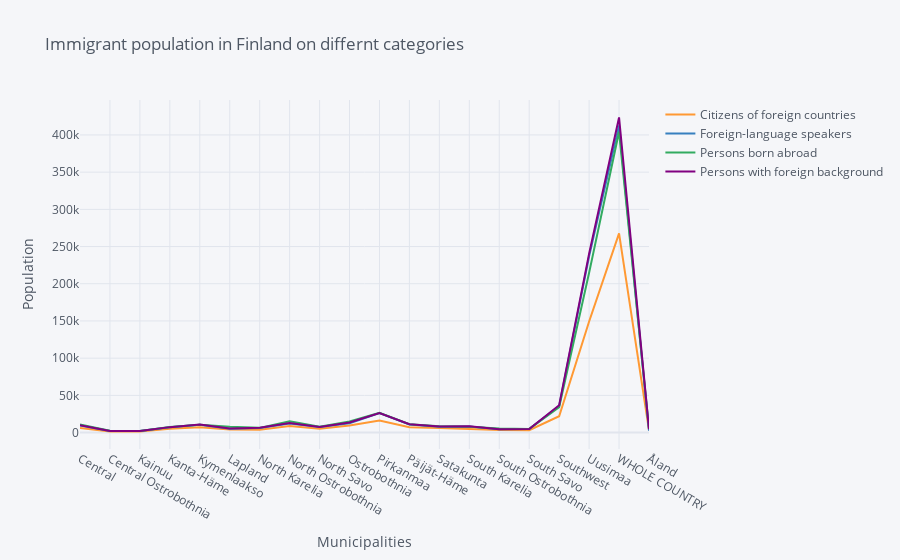

Source (notebook cell):
### Code cell
dfm2.iplot(mode='lines',x='Region',y='value',categories='Attribute',
              xTitle='Municipalities', yTitle='Population',title='Immigrant population in Finland on differnt categories')

### Figure 1 — Plotly figure (JSON) as saved in the notebook; plotly's stock layout.template omitted (floating-point values rounded to 4 significant figures)
{"data": [{"marker": {"color": "rgba(255, 153, 51, 1.0)", "line": {"width": 1.3}, "opacity": 0.8, "size": 12, "symbol": "circle"}, "mode": "lines", "name": "Citizens of foreign countries", "textfont": {"color": "#4D5663"}, "type": "scatter", "x": ["Central", "Central Ostrobothnia", "Kainuu", "Kanta-Häme", "Kymenlaakso", "Lapland", "North Karelia", "North Ostrobothnia", "North Savo", "Ostrobothnia", "Pirkanmaa", "Päijät-Häme", "Satakunta", "South Karelia", "South Ostrobothnia", "South Savo", "Southwest", "Uusimaa", "WHOLE COUNTRY", "Åland"], "y": [6309, 1537, 1395, 5206, 7218, 4102, 3909, 8908, 5091, 9634, 16329, 7134, 6280, 4974, 3344, 3241, 21913, 149253, 267629, 3421]}, {"marker": {"color": "rgba(55, 128, 191, 1.0)", "line": {"width": 1.3}, "opacity": 0.8, "size": 12, "symbol": "circle"}, "mode": "lines", "name": "Foreign-language speakers", "textfont": {"color": "#4D5663"}, "type": "scatter", "x": ["Central", "Central Ostrobothnia", "Kainuu", "Kanta-Häme", "Kymenlaakso", "Lapland", "North Karelia", "North Ostrobothnia", "North Savo", "Ostrobothnia", "Pirkanmaa", "Päijät-Häme", "Satakunta", "South Karelia", "South Ostrobothnia", "South Savo", "Southwest", "Uusimaa", "WHOLE COUNTRY", "Åland"], "y": [9531, 2038, 2090, 7221, 10496, 5038, 6249, 12358, 7506, 12665, 26166, 10994, 7927, 8092, 4344, 4862, 35809, 236959, 412644, 2621]}, {"marker": {"color": "rgba(50, 171, 96, 1.0)", "line": {"width": 1.3}, "opacity": 0.8, "size": 12, "symbol": "circle"}, "mode": "lines", "name": "Persons born abroad", "textfont": {"color": "#4D5663"}, "type": "scatter", "x": ["Central", "Central Ostrobothnia", "Kainuu", "Kanta-Häme", "Kymenlaakso", "Lapland", "North Karelia", "North Ostrobothnia", "North Savo", "Ostrobothnia", "Pirkanmaa", "Päijät-Häme", "Satakunta", "South Karelia", "South Ostrobothnia", "South Savo", "Southwest", "Uusimaa", "WHOLE COUNTRY", "Åland"], "y": [10731, 2626, 2283, 7359, 10377, 7701, 6357, 15377, 7879, 14905, 26511, 11135, 8640, 8000, 5406, 4925, 34140, 214768, 404179, 5497]}, {"marker": {"color": "rgba(128, 0, 128, 1.0)", "line": {"width": 1.3}, "opacity": 0.8, "size": 12, "symbol": "circle"}, "mode": "lines", "name": "Persons with foreign background", "textfont": {"color": "#4D5663"}, "type": "scatter", "x": ["Central", "Central Ostrobothnia", "Kainuu", "Kanta-Häme", "Kymenlaakso", "Lapland", "North Karelia", "North Ostrobothnia", "North Savo", "Ostrobothnia", "Pirkanmaa", "Päijät-Häme", "Satakunta", "South Karelia", "South Ostrobothnia", "South Savo", "Southwest", "Uusimaa", "WHOLE COUNTRY", "Åland"], "y": [9807, 2123, 2154, 7337, 10770, 5519, 6389, 12744, 7664, 13614, 26384, 11285, 8117, 8351, 4591, 4945, 36828, 240435, 423494, 4758]}], "layout": {"legend": {"bgcolor": "#F5F6F9", "font": {"color": "#4D5663"}}, "paper_bgcolor": "#F5F6F9", "plot_bgcolor": "#F5F6F9", "title": {"font": {"color": "#4D5663"}, "text": "Immigrant population in Finland on differnt categories"}, "xaxis": {"gridcolor": "#E1E5ED", "showgrid": true, "tickfont": {"color": "#4D5663"}, "title": {"font": {"color": "#4D5663"}, "text": "Municipalities"}, "zerolinecolor": "#E1E5ED"}, "yaxis": {"gridcolor": "#E1E5ED", "showgrid": true, "tickfont": {"color": "#4D5663"}, "title": {"font": {"color": "#4D5663"}, "text": "Population"}, "zerolinecolor": "#E1E5ED"}}}
